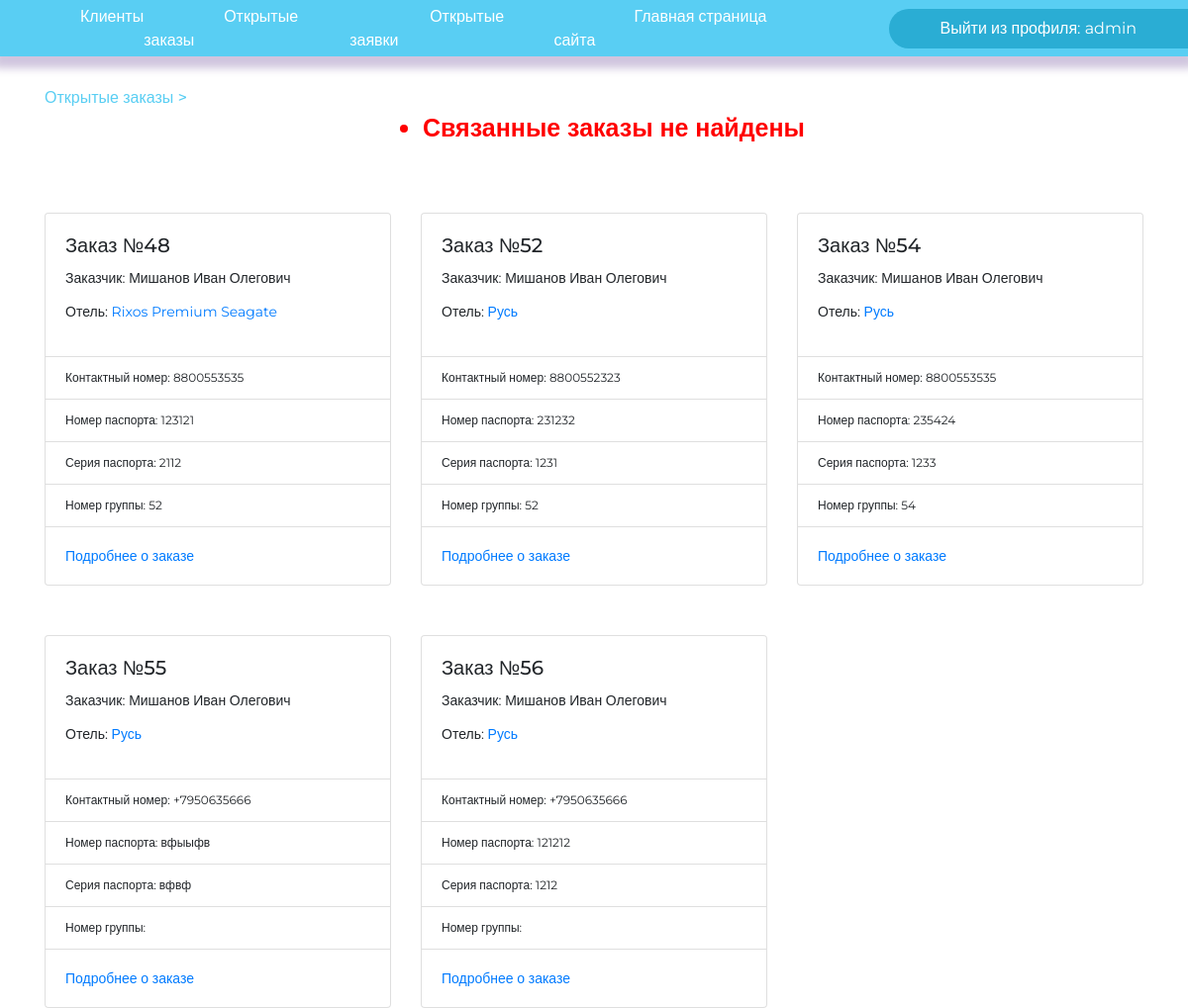
Screenshot of /agent/?id_client=4 (signed in) with the database file from the repository.
### djangoApp/models.py (models this page shows, shortened)
class Contract(models.Model):
    client_id = models.ForeignKey(Client, on_delete=models.CASCADE)
    hotel_id = models.ForeignKey(Hotel, on_delete=models.CASCADE)
    group_id = models.ForeignKey(
        GroupClient, on_delete=models.CASCADE, blank=True, null=True)
    sell_date = models.DateField(null=True, blank=True)
    start_date = models.DateField()
    end_date = models.DateField()
    contact_numberRegex = RegexValidator(regex=r'^((8|\+7)[\- ]?)?(\(?\d{3}\)?[\- ]?)?[\d\- ]{7,10}$',
                                         message="Номер телефона введен в неверном формате! Пример: +79261234567, 89261234567, 79261234567, 123-45-67 и т.п.")
    contact_number = models.CharField(
        max_length=13, validators=[contact_numberRegex])

class Client(models.Model):
    surname = models.CharField(max_length=30)
    name = models.CharField(max_length=30)
    patronymic = models.CharField(max_length=30)
    address = models.CharField(max_length=50)
    email = models.CharField(max_length=50)
    pass_and_serial = models.CharField(
        max_length=12, db_index=True, null=True, blank=True)
    numeric = RegexValidator(r'^[0-9+]', 'В этом поле разрешены только цифры')
    pass_number = models.CharField(max_length=6, validators=[
                                   MinLengthValidator(6, 'Длина номера паспорта 6 цифр'), numeric])
    pass_serial = models.CharField(max_length=4, validators=[
                                   MinLengthValidator(4, 'Длина серии паспорта 4 цифры'), numeric])

class Hotel(models.Model):
    country_id = models.ForeignKey(Country, on_delete=models.CASCADE)
    name = models.CharField(max_length=30)
    town = models.CharField(max_length=30)
    price = models.DecimalField(max_digits=20, decimal_places=2)
    wi_fi = models.CharField(
        choices=(('1', '1'), ('0', '0')), default=0, max_length=30)
    beach = models.CharField(
        choices=(('1', '1'), ('0', '0')), default=0, max_length=30)
    air_conditioning = models.CharField(
        choices=(('1', '1'), ('0', '0')), default=0, max_length=30)
    child = models.CharField(
        choices=(('1', '1'), ('0', '0')), default=0, max_length=30)
    bar = models.CharField(
        choices=(('1', '1'), ('0', '0')), default=0, max_length=30)
    desc = models.TextField(max_length=200)

class GroupClient(models.Model):
    client = models.ManyToManyField(Client, blank=True)

### djangoApp/views.py (the view)
# urls.py: path('agent/', Agent.as_view()),
class Agent(LoginRequiredMixin, ListView):
    redirect_field_name = None
    model = Contract
    template_name = 'agent.html'
    context_object_name = 'contracts'
    def get_queryset(self):
        if self.request.GET.get('id_client'): #Если был произведен поиск заказов связанных с клиентом
            clientId=self.request.GET.get('id_client')
            if GroupClient.objects.filter(client=clientId) or Contract.objects.filter(client_id=clientId).exists(): #Поиск связей в заказах и группах
                contractsGroup=Contract.objects.none()
                contractsClient=Contract.objects.none()
                if GroupClient.objects.filter(client=clientId).exists():
                    groups = GroupClient.objects.filter(client=clientId)
                    contractsGroup=Contract.objects.filter(group_id__in=[group.id for group in groups])
                if Contract.objects.filter(client_id=clientId).exists():
                    contractsClient=Contract.objects.filter(client_id=clientId)
                contractRes = contractsClient.union(contractsGroup)
                return contractRes
            else:
               messages.error(self.request, 'Связанные заказы не найдены')
               return Contract.objects.all()
        else:
            return Contract.objects.all() #Обычный сценарий отображения

### djangoApp/templates/agent.html (shortened to what this page needs)
{% extends 'secret_panel.html' %}
{% block  content %}
        <div class="row row-cols-2 row-cols-md-3 g-4">
            {% for contr in contracts %}
            {% include 'order_card.html' %}
            {% endfor %}
        </div>
{% endblock %}

### djangoApp/templates/secret_panel.html (shortened to what this page needs)
<!DOCTYPE HTML PUBLIC "-//W3C//DTD HTML 4.01//EN" "http://www.w3.org/TR/html4/strict.dtd">
<html>
<head>
    <link rel="stylesheet" type="text/css" href="/static/css/style.css">
    <link rel="stylesheet" href="https://cdn.jsdelivr.net/npm/bootstrap@4.5.3/dist/css/bootstrap.min.css"
>
</head>
<body>
    <header>
        <nav class="menu" style="background-color: #59CEF3;">
            {% if request.user.is_authenticated %}
            <ul>
                <li><a href="/agent/clients">Клиенты</a></li>
                <li><a href="/agent/">Открытые заказы</a></li>
                <li><a href="/agent/calls/">Открытые заявки</a></li>
                <li><a href="/">Главная страница сайта</a></li>
            </ul>
            <a href="{% url 'logout' %}" class="btn btn-primary" id="logout">Выйти из профиля: {{user.username}}</a>
            {% else %}
            <span class="text-light ml-3">Требуется авторизация! Покиньте эту страницу если вы попали на нее
                случайно.</span>
            {% endif %}
        </nav>
    </header>
    <div class="container">
        {% block currPath %}<div class="path"><a href="/agent/">Открытые заказы ></a>
        </div>{% endblock %}
        {% if messages %}
        <div class="row justify-content-center">
            <ul class="messages">
                {% for message in messages %}
                <li {% if message.tags %} class=" {{ message.tags }} " {% endif %}> {{ message }} </li>
                {% endfor %}
            </ul>
        </div>
        {% endif %}
        {% block content %}
        {% endblock %}
    </div>
</body>
</html>

### djangoApp/templates/order_card.html
{% block content %}
    <div class="col">
        <div class="card">
            <div class="card-body">
                <h5 class="card-title">Заказ №{{ contr.id }}</h5>
                <div class="card-text">
                    <p>Заказчик: {{ contr.client_id.surname }} {{ contr.client_id.name }} {{ contr.client_id.patronymic }}</p>
                    <p>Отель: <a href="#">{{ contr.hotel_id.name }}</a></p>
                </div>
            </div>
            <ul class="list-group list-group-flush">
                <li class="list-group-item">Контактный номер: {{ contr.contact_number }}</li>
                <li class="list-group-item">Номер паспорта: {{ contr.client_id.pass_number }}</li>
                <li class="list-group-item">Серия паспорта: {{ contr.client_id.pass_serial }}</li>
                <li class="list-group-item">Номер группы: {{ contr.group_id.id }}</li>
            </ul>
            <div class="card-body">
                <div class="row">
                    <div class="col">
                        <a href="contract/{{contr.id}}/" class="card-link">Подробнее о заказе</a>
                    </div>
                </div>
            </div>
        </div>
    </div>
{% endblock %}

### djangoApp/static/css/style.css (style rules this page uses)
body { margin: 0px; padding: 0px 0px 0px; font-family: 'Montserrat', sans-serif !important; font-style: normal !important; font-weight: normal !important; min-height: 100vh; }
.card { font-size: 14px !important; line-height: 18px; margin-top: 50px; }
.card .list-group .list-group-item { font-size: 12px !important; }
.btn-primary { display: flex !important; background-color: #59CEF3 !important; height: 40px !important; border-radius: 7px !important; line-height: 1.5 !important; align-items: center !important; justify-content: center !important; font-size: 20 !important; text-decoration: none !important; color: #fff; border: none !important; }
header .menu { background-color: #ED9E72; padding: 15px 0px 15px 0px; display: flex; align-items: center; box-shadow: 0px 6px 8px 6px rgba(69, 26, 124, 0.25); height: 57px; flex-direction: row; z-index: 3; }
header .menu a { margin-left: 81px; color: #fff; text-decoration: none; }
header .menu #logout { background-color: #2aadd4 !important; width: 306px; height: 100%; border-radius: 30px 0 0 30px !important; }
header .menu ul { margin-left: auto; padding: 0; margin: 0; margin-left: auto; list-style-type: none; display: flex; }
.path { margin-top: 30px; }
.path a { color: #59CEF3 !important; text-decoration: none !important; font-weight: 500; font-size: 20; }
.messages { color: red; font-weight: 600; font-size: 25px; }

### rows the page displays
Contract: id "48", client_id.surname "Мишанов", client_id.name "Иван", client_id.patronymic "Олегович", hotel_id.name "Rixos Premium Seagate", contact_number "8800553535", client_id.pass_number "123121", client_id.pass_serial "2112", group_id.id "52"
Contract: id "52", client_id.surname "Мишанов", client_id.name "Иван", client_id.patronymic "Олегович", hotel_id.name "Русь", contact_number "8800552323", client_id.pass_number "231232", client_id.pass_serial "1231", group_id.id "52"
Contract: id "54", client_id.surname "Мишанов", client_id.name "Иван", client_id.patronymic "Олегович", hotel_id.name "Русь", contact_number "8800553535", client_id.pass_number "235424", client_id.pass_serial "1233", group_id.id "54"
Contract: id "55", client_id.surname "Мишанов", client_id.name "Иван", client_id.patronymic "Олегович", hotel_id.name "Русь", contact_number "+7950635666", client_id.pass_number "вфыыфв", client_id.pass_serial "вфвф"
Contract: id "56", client_id.surname "Мишанов", client_id.name "Иван", client_id.patronymic "Олегович", hotel_id.name "Русь", contact_number "+7950635666", client_id.pass_number "121212", client_id.pass_serial "1212"

### other values shown
{{ user.username }} "admin"
{{ message }} "Связанные заказы не найдены"
